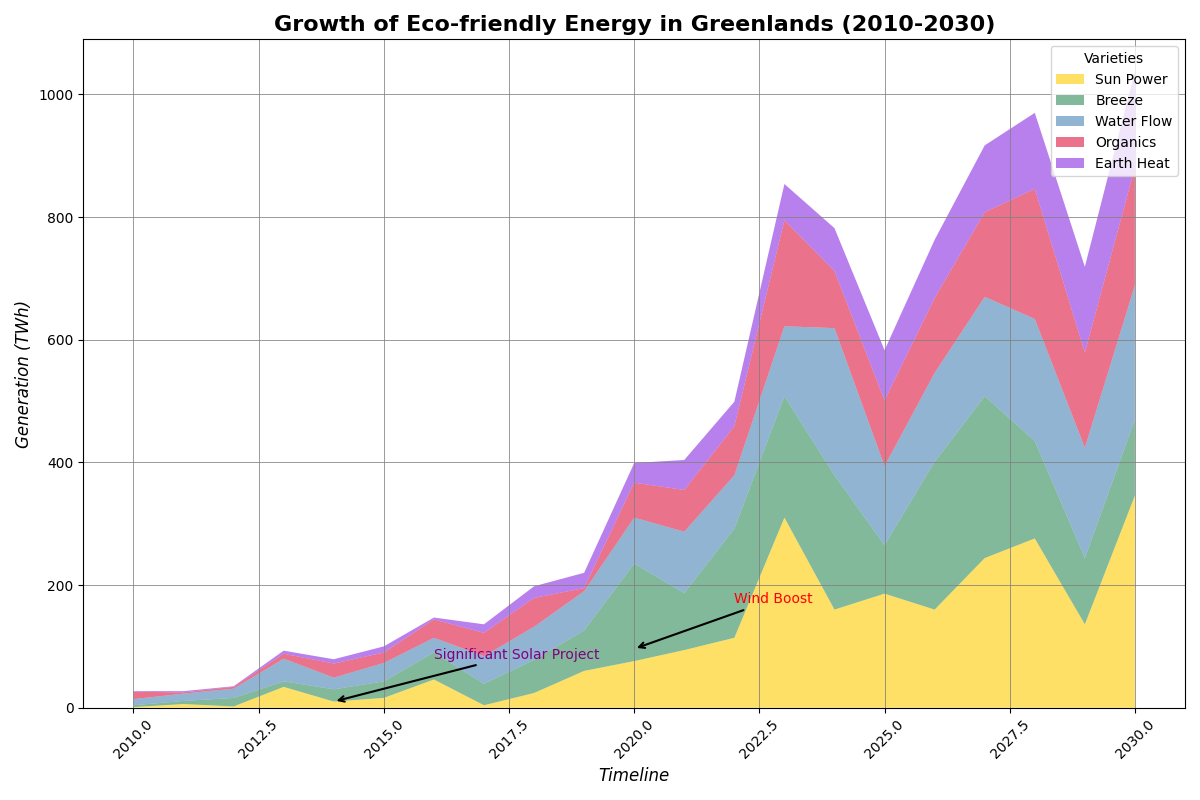

Source code (Python):
import matplotlib.pyplot as plt
import numpy as np

years = np.arange(2010, 2031)

# Randomly altered the content within data groups while preserving structure
solar_energy = np.array([1, 6, 2, 34, 10, 16, 46, 4, 24, 60, 76, 94, 114, 310, 160, 186, 160, 244, 276, 136, 346])
wind_energy = np.array([3, 5, 14, 9, 20, 27, 44, 35, 54, 66, 159, 93, 178, 198, 219, 79, 241, 264, 159, 108, 124])
hydro_energy = np.array([10, 12, 15, 37, 19, 30, 24, 45, 54, 64, 75, 100, 87, 114, 240, 129, 145, 162, 199, 180, 219])
bio_energy = np.array([12, 2, 3, 8, 23, 17, 30, 38, 47, 5, 57, 68, 80, 173, 93, 107, 122, 138, 212, 155, 192])
geothermal_energy = np.array([1, 2, 1, 5, 7, 10, 3, 14, 19, 25, 32, 49, 40, 59, 70, 82, 95, 109, 124, 140, 157])

fig, ax = plt.subplots(figsize=(12, 8))

ax.stackplot(years, solar_energy, wind_energy, hydro_energy, bio_energy, geothermal_energy,
             labels=['Sun Power', 'Breeze', 'Water Flow', 'Organics', 'Earth Heat'],
             colors=['#ffcc00', '#2E8B57', '#4682B4', '#DC143C', '#8A2BE2'], alpha=0.6)

ax.set_title("Growth of Eco-friendly Energy in Greenlands (2010-2030)", fontsize=16, fontweight='bold')
ax.set_xlabel("Timeline", fontsize=12, fontstyle='italic')
ax.set_ylabel("Generation (TWh)", fontsize=12, fontstyle='italic')

ax.legend(loc='upper right', fontsize=10, frameon=True, title="Varieties")
ax.grid(True, linestyle='-', color='grey', alpha=0.8, linewidth=0.7)

ax.annotate('Significant Solar Project', xy=(2014, 10), xytext=(2016, 80),
            arrowprops=dict(facecolor='grey', arrowstyle='->', lw=1.5), fontsize=10, color='purple')

ax.annotate('Wind Boost', xy=(2020, 96), xytext=(2022, 170),
            arrowprops=dict(facecolor='grey', arrowstyle='->', lw=1.5), fontsize=10, color='red')

ax.tick_params(axis='x', rotation=45)

plt.tight_layout()
plt.show()
